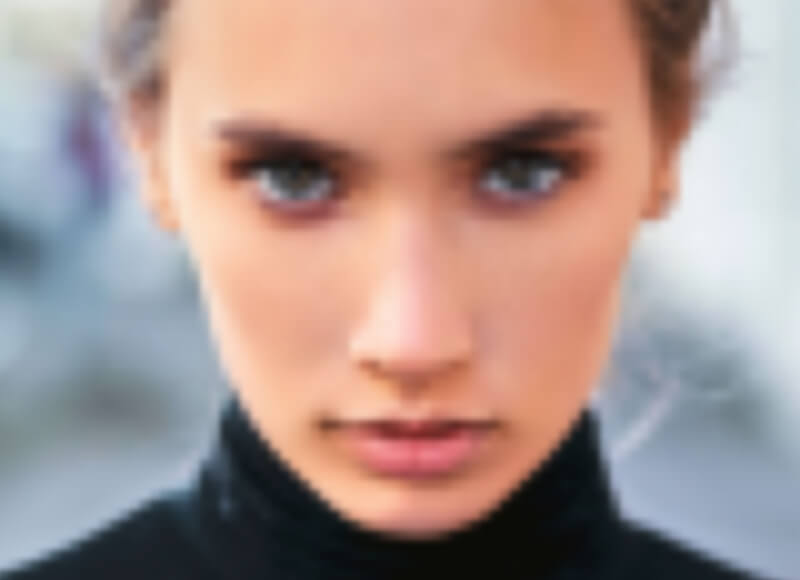
#> input picture week8/Blurry-picture.jpg, 800 x 580 px, found by its file name
$ python image_enhance.py
#> lines starting #> are read from the running program, lines starting #| are printed output that depends on the picture
import cv2
img = cv2.imread("NPTEL/week8/Blurry-picture.jpg")
#> img is the input picture: shape (580, 800, 3); mean B, G, R 141.9, 147.5, 170.8
# Preparation of CLAHE
clahe=cv2.createCLAHE()
# Convert to gray scale image
gray_image = cv2.cvtColor(img,cv2.COLOR_BGR2GRAY)
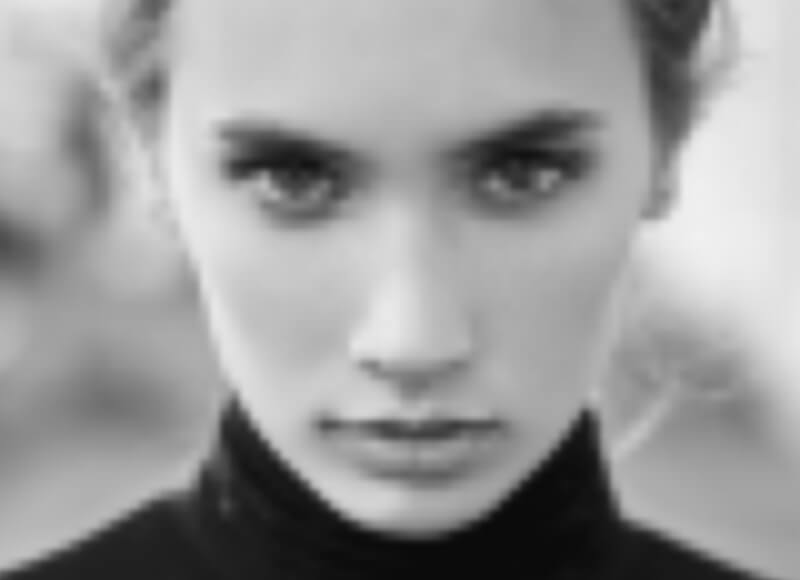
#> gray_image: shape (580, 800); min 8, max 241, mean 153.9
#Apply enhancement
enh_img = clahe.apply(gray_image)
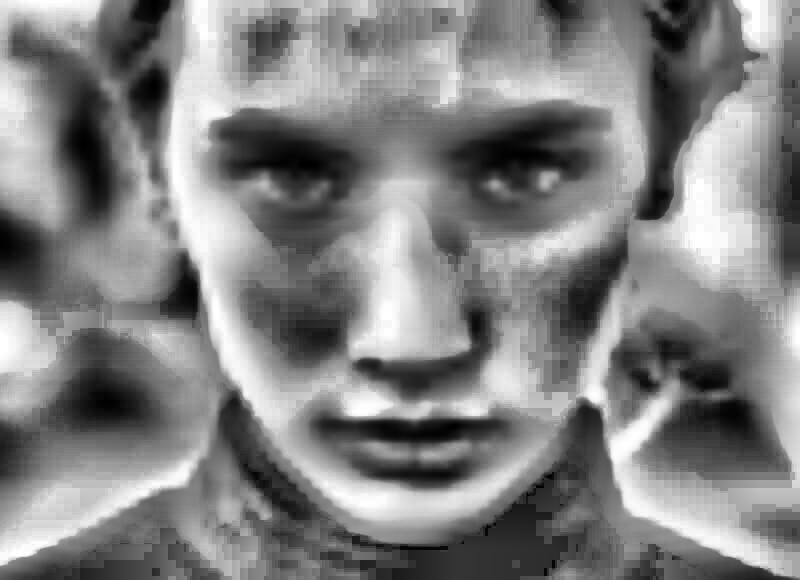
#> enh_img: shape (580, 800); min 0, max 255, mean 129.6
#save it to a file
cv2.imwrite('NPTEL/week8/enhanced.jpg', enh_img)
print('Done enhancing')
